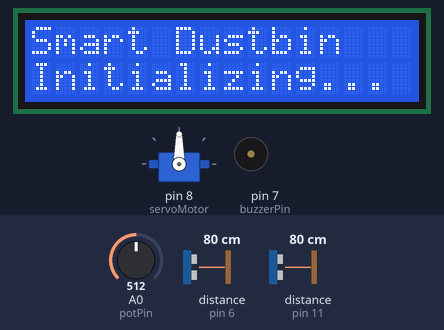
The sketch below on a simulated Arduino Uno, built with avr-gcc and run on an emulated ATmega328P. On the bench: 16×2 character LCD, servo, buzzer (waves = sounding, pin HIGH). Wiring (inferred from the names in the program): 2 × ultrasonic range finder: trigger pin 5, echo pin 6 / trigger pin 12, echo pin 11. Inputs (shaded band) come from the test bench; at power-on: distance to the obstacle (sensors on pin 6, pin 11) 80 cm, A0 (potPin) = 512. The echo pulse lasts 58.3 µs per cm; pins used as bus, display or sensor lines are not drawn; what the sketch prints to the serial monitor is not drawn.

Above: at 2.2 s.
At 5.3 s:
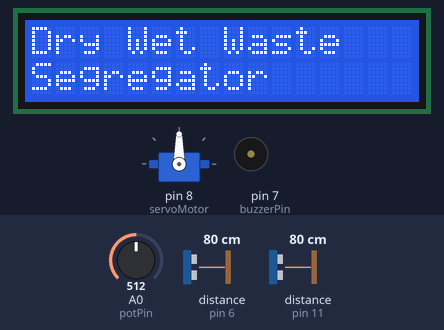
5.4 s: distance to the obstacle (sensor on pin 6) set to 23 cm
7.4 s: distance to the obstacle (sensor on pin 6) set to 19 cm
At 9.1 s:
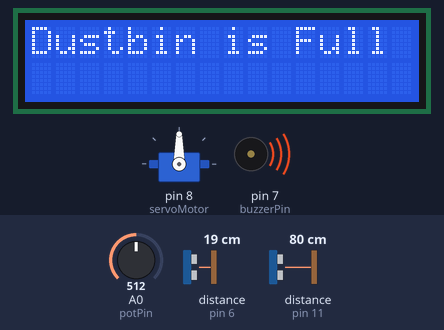
11.5 s: distance to the obstacle (sensor on pin 11) set to 17 cm
13.9 s: distance to the obstacle (sensor on pin 11) set to 14 cm
At 15.3 s:
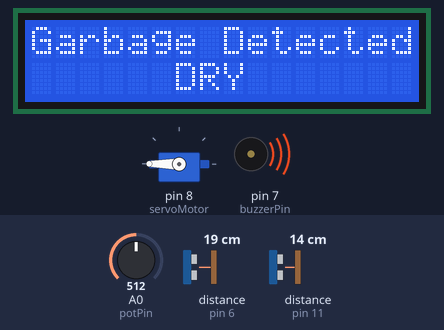
18.0 s: distance to the obstacle (sensor on pin 6) set to 35 cm
At 20.5 s:
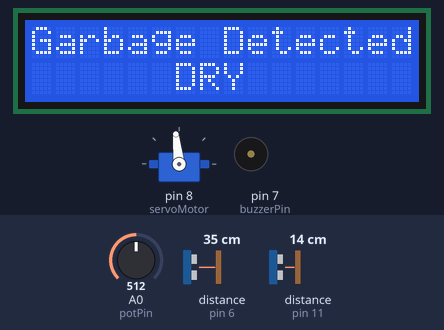
22.1 s: distance to the obstacle (sensor on pin 6) set to 2 cm
At 24.6 s:
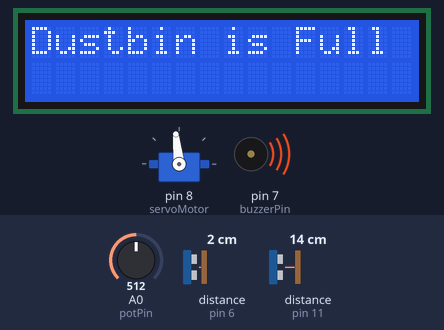
Timing chart, 0 to 27.2 s (numbered marks = the images above; inputs shaded):
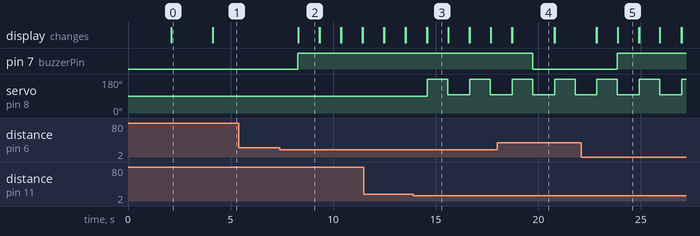

Measured:
- the behaviour switches between 21 and 20 cm on distance to the obstacle (sensor on pin 6) (found by bisection; images 1 and 2)
- the behaviour switches between 16 and 15 cm on distance to the obstacle (sensor on pin 11) (found by bisection; images 2 and 3)
- after the input at 5.4 s, every drawn part: stays the same
- after the input at 7.4 s, pin 7 (buzzerPin): LOW → HIGH after 0.88 s; the display: changes after 0.90 s (image 2)
- after the input at 13.9 s, servo on pin 8 (servoMotor): alternates 180° for 1.0 s and 96° for 1.1 s, starting after 0.70 s; the display: first differs from a run without the input after 0.70 s (image 3)
- after the input at 18.0 s, pin 7 (buzzerPin): HIGH → LOW after 1.7 s
- after the input at 22.1 s, pin 7 (buzzerPin): LOW → HIGH after 1.7 s; the display: first differs from a run without the input after 1.8 s (image 5)
- what the display in image 0 shows lasts 2.0 s, from 2.1 s to 4.1 s

The sketch:

Arduino_Code.ino
```cpp
#include <Wire.h>
#include <LiquidCrystal_I2C.h>
#include <Servo.h>

LiquidCrystal_I2C lcd(0x27, 16, 2);
Servo servoMotor;

const int trigPin = 12;
const int echoPin = 11;
const int trigPin2 = 5;
const int echoPin2 = 6;
long duration;
int distance = 0;
int soil = 0;
int fsoil = 0;
int potPin = A0;

const int gasPin = A1; // Analog pin for gas sensor
const int buzzerPin = 7; // Digital pin for buzzer
int gasThreshold = 200; // Adjust this threshold based on sensor calibration
int distanceThreshold = 20; // Adjust this threshold for dustbin fullness

long ultrasonicRead(int trigPin, int echoPin) {
  digitalWrite(trigPin, LOW);
  delayMicroseconds(2);
  digitalWrite(trigPin, HIGH);
  delayMicroseconds(10);
  digitalWrite(trigPin, LOW);
  return pulseIn(echoPin, HIGH) / 58.2;
}

void setup() {
  Serial.begin(9600);
  lcd.init();
  lcd.backlight();
  lcd.clear();
  lcd.setCursor(0, 0);
  lcd.print("Initializing...");
  pinMode(trigPin, OUTPUT);
  pinMode(echoPin, INPUT);
  pinMode(trigPin2, OUTPUT);
  pinMode(echoPin2, INPUT);
  servoMotor.attach(8);
  pinMode(buzzerPin, OUTPUT);
  delay(2000); // Delay to stabilize LCD
  lcd.clear();
  lcd.setCursor(0, 0);
  lcd.print("Smart Dustbin");
  lcd.setCursor(0, 1);
  lcd.print("Initializing...");
  delay(2000); // Delay for initialization
}

void loop() {
  lcd.clear();
  lcd.setCursor(0, 0);
  lcd.print("Dry Wet Waste");
  lcd.setCursor(0, 1);
  lcd.print("Segregator");

  // Ultrasonic Sensor 1 and Moisture Sensor
  distance = ultrasonicRead(trigPin, echoPin);
  Serial.println(distance);

  if (distance < 15 && distance > 1) {
    soil = readMoisture(potPin);
    Serial.println(soil);
    if (soil > 500) {
      lcd.clear();
      lcd.setCursor(0, 0);
      lcd.print("Garbage Detected!");
      lcd.setCursor(6, 1);
      lcd.print("DRY");
      servoMotor.write(180);
      delay(1000);
    }
    else {
      lcd.clear();
      lcd.setCursor(0, 0);
      lcd.print("Garbage Detected!");
      lcd.setCursor(6, 1);
      lcd.print("WET");
      servoMotor.write(0);
      delay(1000);
    }
    servoMotor.write(96);
  }

  // Ultrasonic Sensor 2 for Dustbin Fullness
  distance = getUltrasonicDistance();
  Serial.println(distance);

  if (distance < distanceThreshold) {
    digitalWrite(buzzerPin, HIGH); // Turn on the buzzer
    lcd.clear();
    lcd.setCursor(0, 0);
    lcd.print("Dustbin is Full");
  } else {
    digitalWrite(buzzerPin, LOW); // Turn off the buzzer
  }

  delay(1000);
}

int getUltrasonicDistance() {
  digitalWrite(trigPin2, LOW);
  delayMicroseconds(2);
  digitalWrite(trigPin2, HIGH);
  delayMicroseconds(10);
  digitalWrite(trigPin2, LOW);
  long duration = pulseIn(echoPin2, HIGH);
  int distance = duration * 0.034 / 2;
  return distance;
}

int readMoisture(int pin) {
  int moistureValue = analogRead(pin);
  return moistureValue;
}
void rotateServo(int angle) {
  servoMotor.write(angle);
  delay(1000); // Wait for servo to reach position
  servoMotor.write(90); // Return servo to original position
  delay(1000); // Wait for servo to return to original position
}
```
